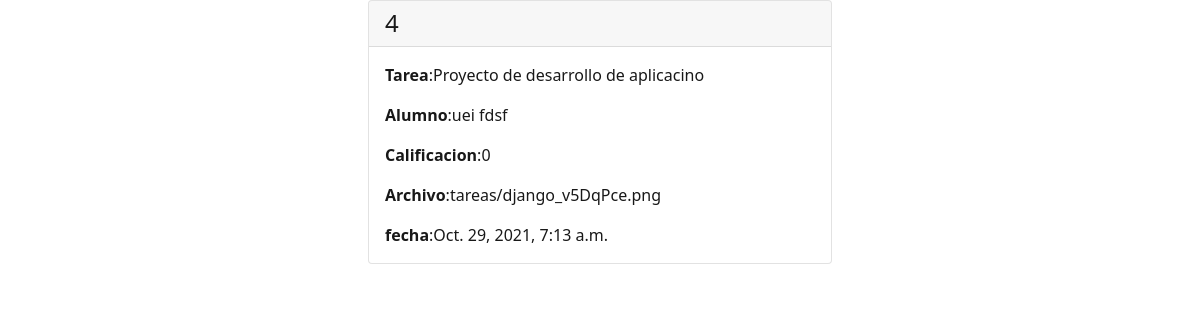
Before: /detalle/4 with the older database file.
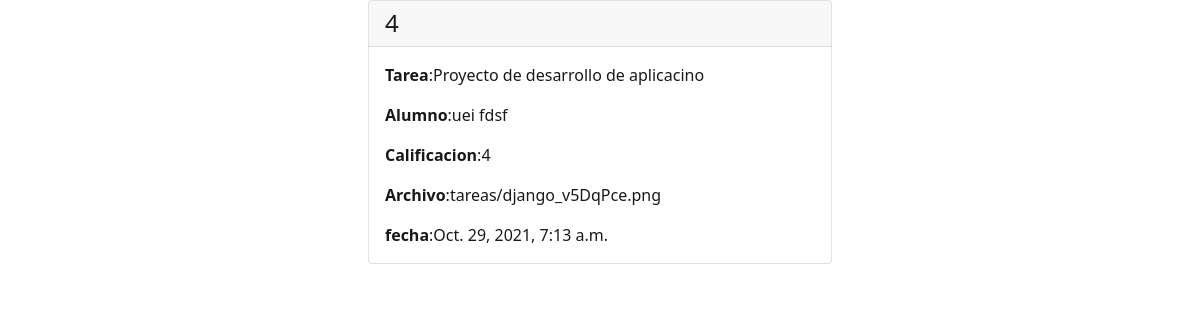
After: the same page with the newer database file.
### sistema_calificacion/models.py (models this page shows, shortened)
class EntregaTareas(models.Model):
    codigo_tarea = models.BigAutoField(primary_key=True)
    tarea = models.ForeignKey(Tareas, on_delete=models.CASCADE, default=1)
    alumno = models.ForeignKey(UserApp, on_delete=models.CASCADE, default=4)
    calificacion = models.IntegerField(default=0)
    archivo_asociado = models.FileField(upload_to='./tareas')
    fecha_de_subida = models.DateTimeField(null=True)

class Tareas(models.Model):
    id_tarea = models.BigAutoField(primary_key=True,null=False, blank=False)
    title = models.CharField(max_length=50, null=False, blank=True)
    description = models.CharField(max_length=500, null=False, blank=True)
    curso = models.ForeignKey(Curso, on_delete=models.CASCADE, default=0)
    valor = models.IntegerField(default=0)
    fecha_de_entrega = models.DateTimeField()
    def __str__(self):
        return self.title

class UserApp(models.Model):
    id_userApp = models.OneToOneField(User, on_delete=models.CASCADE)
    rol_teacher = models.ForeignKey(Roles, on_delete=models.CASCADE, default=4)
    parent_email = models.EmailField()
    def __str__(self):
        return f'{self.id_userApp.first_name} {self.id_userApp.last_name}'

### sistema_calificacion/views.py (the view)
# urls.py: path('detalle/<int:pk>',DetailViewEntrega.as_view(),name='detail'),
class DetailViewEntrega(DetailView):
    model = EntregaTareas
    template_name = 'detalle.html'

### sistema_calificacion/Templates/detalle.html (shortened to what this page needs)
{% extends "base.html" %}
{%block content%}
{% load static %}
<div class="card text-black mb-3 mx-auto" style="width: 29rem;opacity:0.9">
    <h4 class="card-header">
        {{object.codigo_tarea}}
    </h4>
     <div class="card-body">
         <p class="card-text"><b>Tarea</b>:{{object.tarea}} </p>
         <p class="card-text"><b>Alumno</b>:{{object.alumno}} </p>
         <p class="card-text"><b>Calificacion</b>:{{object.calificacion}} </p>
         <p class="card-text"><b>Archivo</b>:{{object.archivo_asociado}} </p>
         <p class="card-text"><b>fecha</b>:{{object.fecha_de_subida }} </p>
     </div>
</div>
{%endblock%}

Changed rows visible on the page:
changed EntregaTareas "tareas/django_v5DqPce.png": calificacion "0" → "4"
